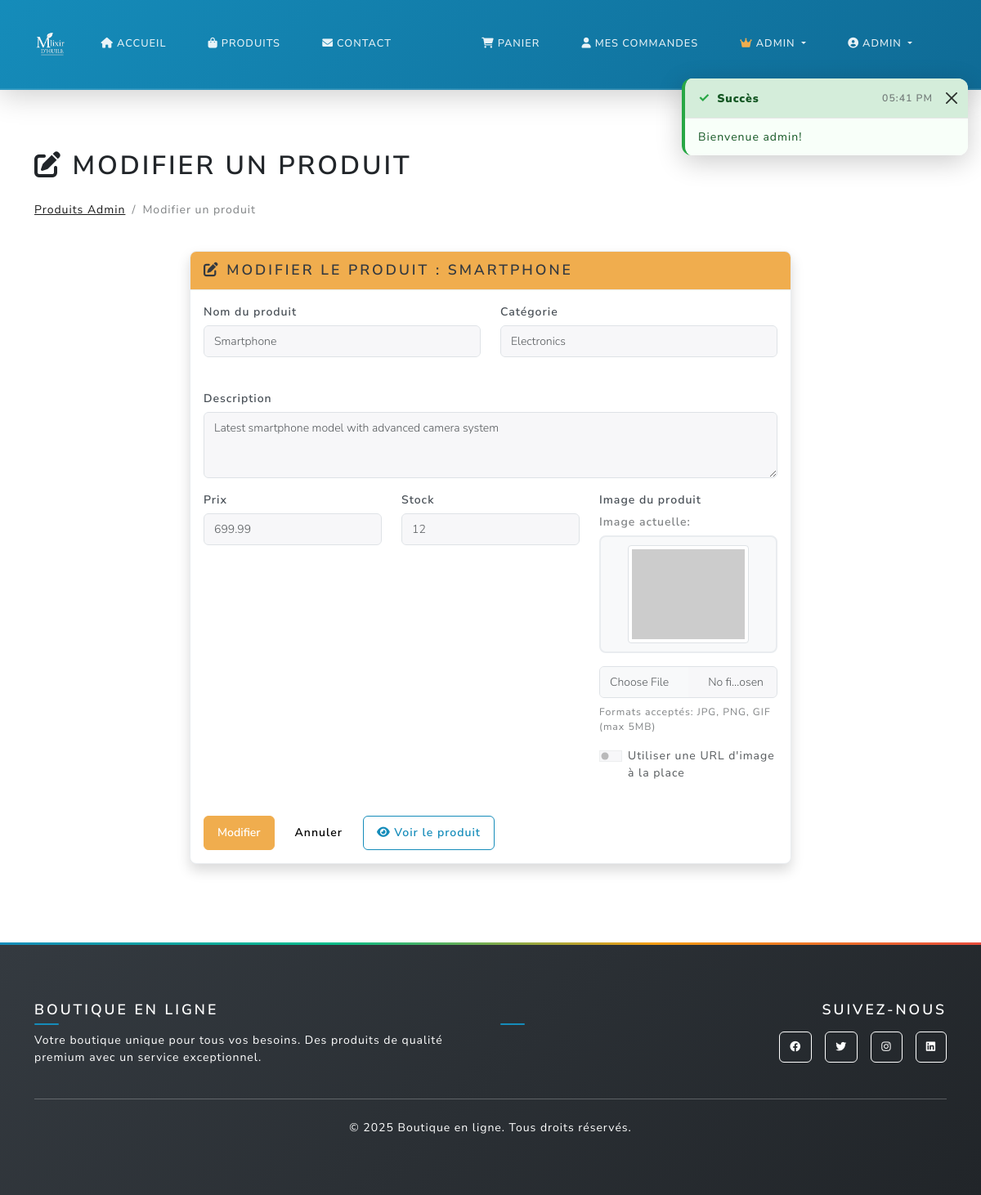
Page /admin/products/2/edit (signed in) on the earlier database version.
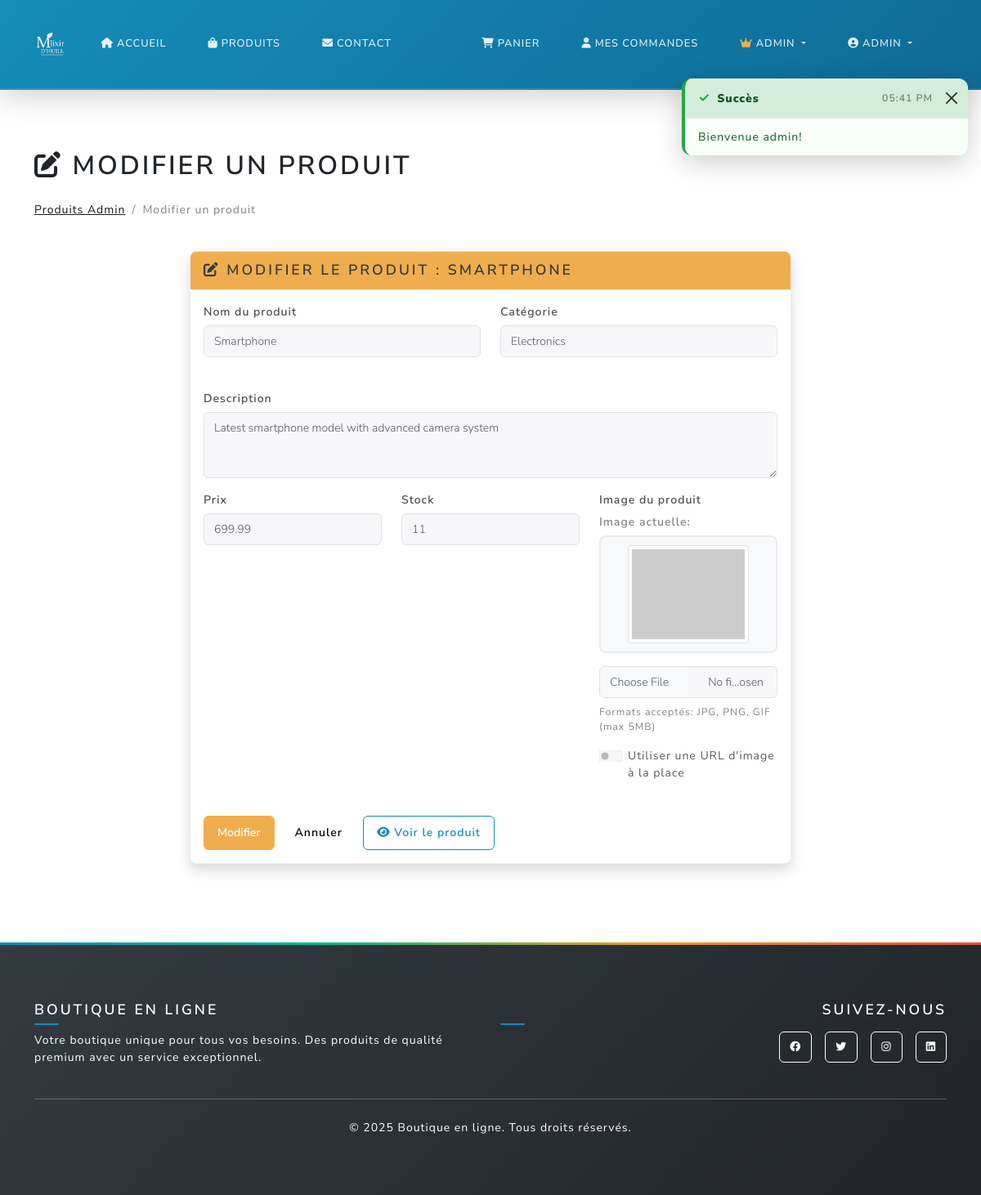
Same page on the later database version.
### main.py (models this page shows)
class Product(db.Model):
    id = db.Column(db.Integer, primary_key=True)
    name = db.Column(db.String(100), nullable=False)
    description = db.Column(db.Text, nullable=False)
    price = db.Column(db.Float, nullable=False)
    image_url = db.Column(db.String(200), default='https://via.placeholder.com/300x200')
    stock = db.Column(db.Integer, default=0)
    category = db.Column(db.String(50), nullable=False)

### main.py (the view, shortened to what this page needs)
@app.route('/admin/products/<int:product_id>/edit', methods=['GET', 'POST'])
@login_required
def edit_product(product_id):
    if not current_user.is_admin:
        return redirect_with_toast('home', 'Accès refusé', 'error')
    product = Product.query.get_or_404(product_id)
    form = ProductForm(obj=product)
    return render_template('edit_product.html', form=form, product=product)

### main.py
class ProductForm(FlaskForm):
    name = StringField('Product Name', validators=[DataRequired()])
    description = TextAreaField('Description', validators=[DataRequired()])
    price = DecimalField('Price', validators=[DataRequired(), NumberRange(min=0)])
    stock = IntegerField('Stock', validators=[DataRequired(), NumberRange(min=0)])
    category = StringField('Category', validators=[DataRequired()])
    image_file = FileField('Image File', validators=[
        FileAllowed(['jpg', 'jpeg', 'png', 'gif'], 'Images only!')
    ])
    image_url = StringField('Image URL')
    submit = SubmitField('Add Product')

### main.py (called while the page is built, shortened)
@login_manager.user_loader
def load_user(user_id):
    return User.query.get(int(user_id))

@app.context_processor
def inject_toast_messages():
    toast_message = session.pop('toast_message', None)
    toast_type = session.pop('toast_type', None)
    return {
        'toast_message': toast_message,
        'toast_type': toast_type or 'info'
    }

def get_shipping_settings():
    settings = ShippingSettings.query.first()
    return settings

### templates/edit_product.html (shortened to what the changed rows need)
{% extends "base.html" %}
{% block content %}
<div class="container py-4">
  <div class="row">
    <div class="col-12">
      <h1 class="mb-4"><i class="fas fa-edit"></i> Modifier un produit</h1>
    </div>
  </div>
  <div class="row">
    <div class="col-md-8 mx-auto">
      <div class="card shadow">
        <div class="card-header bg-warning text-dark">
          <h5 class="mb-0"><i class="fas fa-edit"></i> Modifier le produit : {{ product.name }}</h5>
        </div>
        <div class="card-body">
          <form method="POST" enctype="multipart/form-data" id="editProductForm">
            <div class="row">
              <div class="col-md-6 mb-3">
                {{ form.name.label(class="form-label", text="Nom du produit") }}
                {{ form.name(class="form-control" + (" is-invalid" if form.name.errors else "")) }}
              </div>
              <div class="col-md-6 mb-3">
                {{ form.category.label(class="form-label", text="Catégorie") }}
                {{ form.category(class="form-control" + (" is-invalid" if form.category.errors else "")) }}
              </div>
            </div>
            <div class="mb-3">
              {{ form.description.label(class="form-label", text="Description") }}
              {{ form.description(class="form-control" + (" is-invalid" if form.description.errors else ""), rows="3") }}
            </div>
            <div class="row">
              <div class="col-md-4 mb-3">
                {{ form.price.label(class="form-label", text="Prix") }}
                {{ form.price(class="form-control" + (" is-invalid" if form.price.errors else "")) }}
              </div>
              <div class="col-md-4 mb-3">
                {{ form.stock.label(class="form-label", text="Stock") }}
                {{ form.stock(class="form-control" + (" is-invalid" if form.stock.errors else "")) }}
              </div>
            </div>
          </form>
        </div>
      </div>
    </div>
  </div>
</div>
{% endblock %}

Differences in the rows shown:
changed Product "SMARTPHONE": stock "12" → "11"
